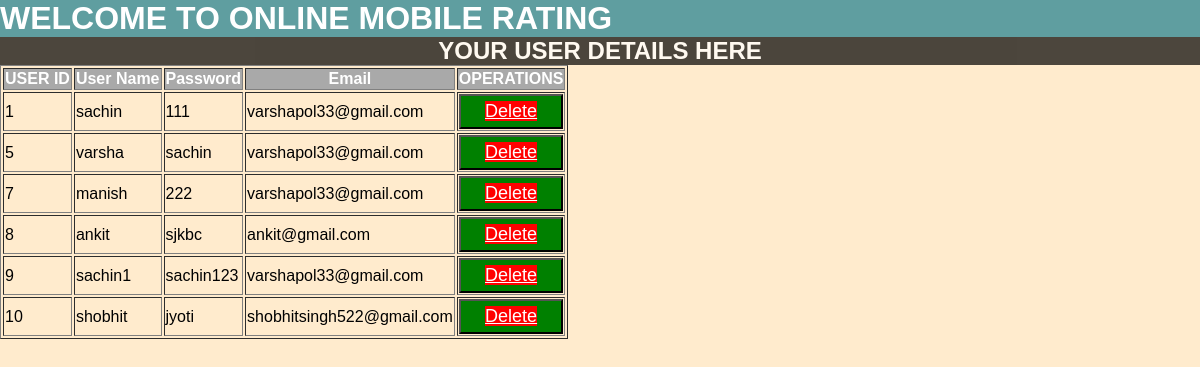
The page /udetail.php on the database its author committed.
### tables this page shows
CREATE TABLE `reviewrs` (
  `ID` int(21) NOT NULL,
  `name` varchar(125) NOT NULL,
  `password` varchar(21) NOT NULL,
  `email` varchar(31) NOT NULL
);

### udetail.php (the view, shortened to what this page needs)
<?php
include 'dblink.php';
$query = "select * from reviewrs ";
$data = mysqli_query($con, $query);
$total = mysqli_num_rows($data);
?>
<!DOCTYPE html>
<html>
<head>
</head>
<body>
	<h1> <marquee>	WELCOME TO ONLINE MOBILE RATING</marquee></h1>
	<h2>YOUR USER DETAILS HERE</h2>
	<table border="1">
		<tr>
			<th>USER ID</th>
			<th>User Name</th>
			<th>Password</th>
			<th>Email</th>
			<th colspan="2">OPERATIONS</th>
		</tr>
</body>
</html>
<?php
if($total !=0)
{
	while($result = mysqli_fetch_assoc($data))
	{
		echo "<tr>
			    <td>".$result['ID']."</td>
				<td>".$result['name']."</td>
				<td>".$result['password']."</td>
				<td>".$result['email']."</td>
				<td><button><a href='udelete.php?ji=$result[ID]' onclick ='return checkdelete()' >Delete</a></button></td>
		</tr>";
	}
}
else
{
	echo "No Record Found";
}
?>

### udetail.php (style rules this page uses)
body { margin: 0; padding: 0; background-color: #ffebcd; background-size: cover; font-family: sans-serif; }
h1 { margin: 0; color: white; background-color:cadetblue; }
h2 { margin: 0; color: white; background-color: black; text-align: center; opacity: .7; }
tr { color: black; }
th { color: white; background-color: darkgray; }
tr td a { font-size: 18px; background-color: red; color: white; }
button { background-color: green; height: 35px; width: 100%; }

### rows shown on the page
reviewrs: ID "1", name "sachin", password "111", email "varshapol33@gmail.com"
reviewrs: ID "5", name "varsha", password "sachin", email "varshapol33@gmail.com"
reviewrs: ID "7", name "manish", password "222", email "varshapol33@gmail.com"
reviewrs: ID "8", name "ankit", password "sjkbc", email "ankit@gmail.com"
reviewrs: ID "9", name "sachin1", password "sachin123", email "varshapol33@gmail.com"
reviewrs: ID "10", name "shobhit", password "jyoti", email "shobhitsingh522@gmail.com"
